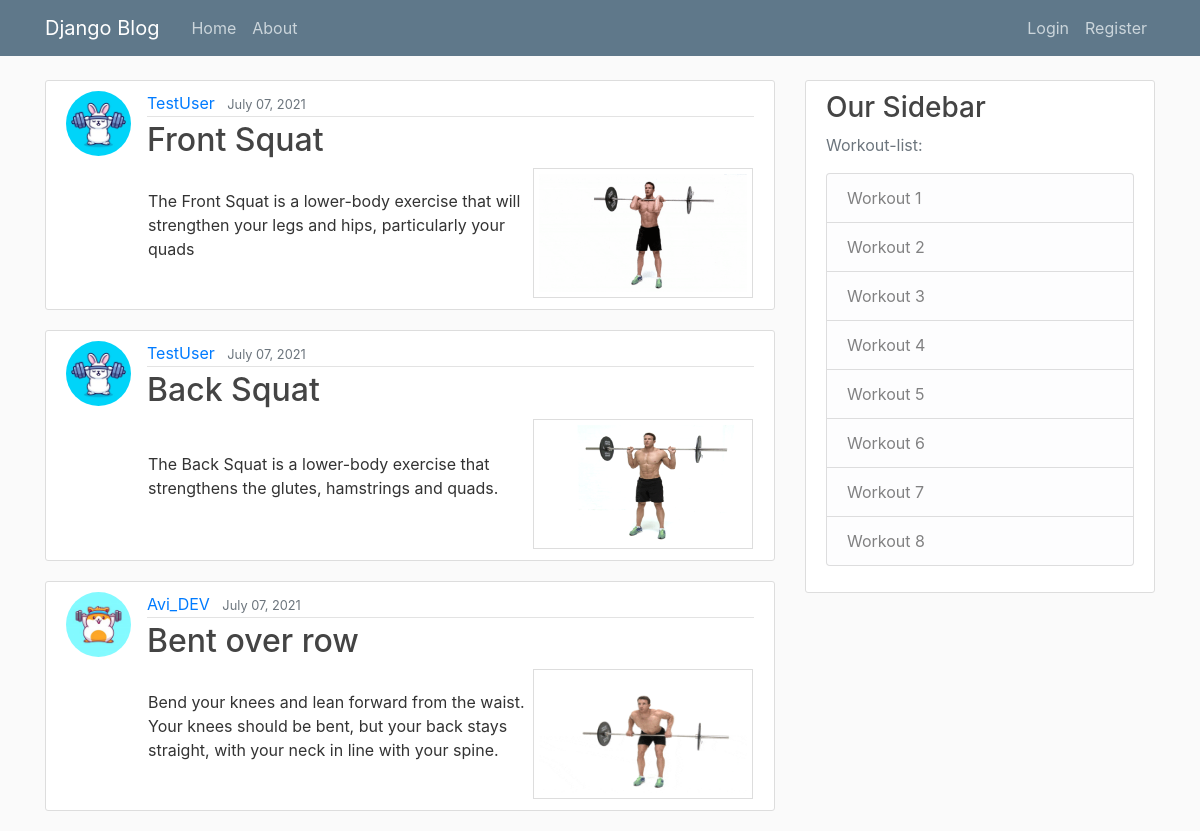
The app's page /, older data.
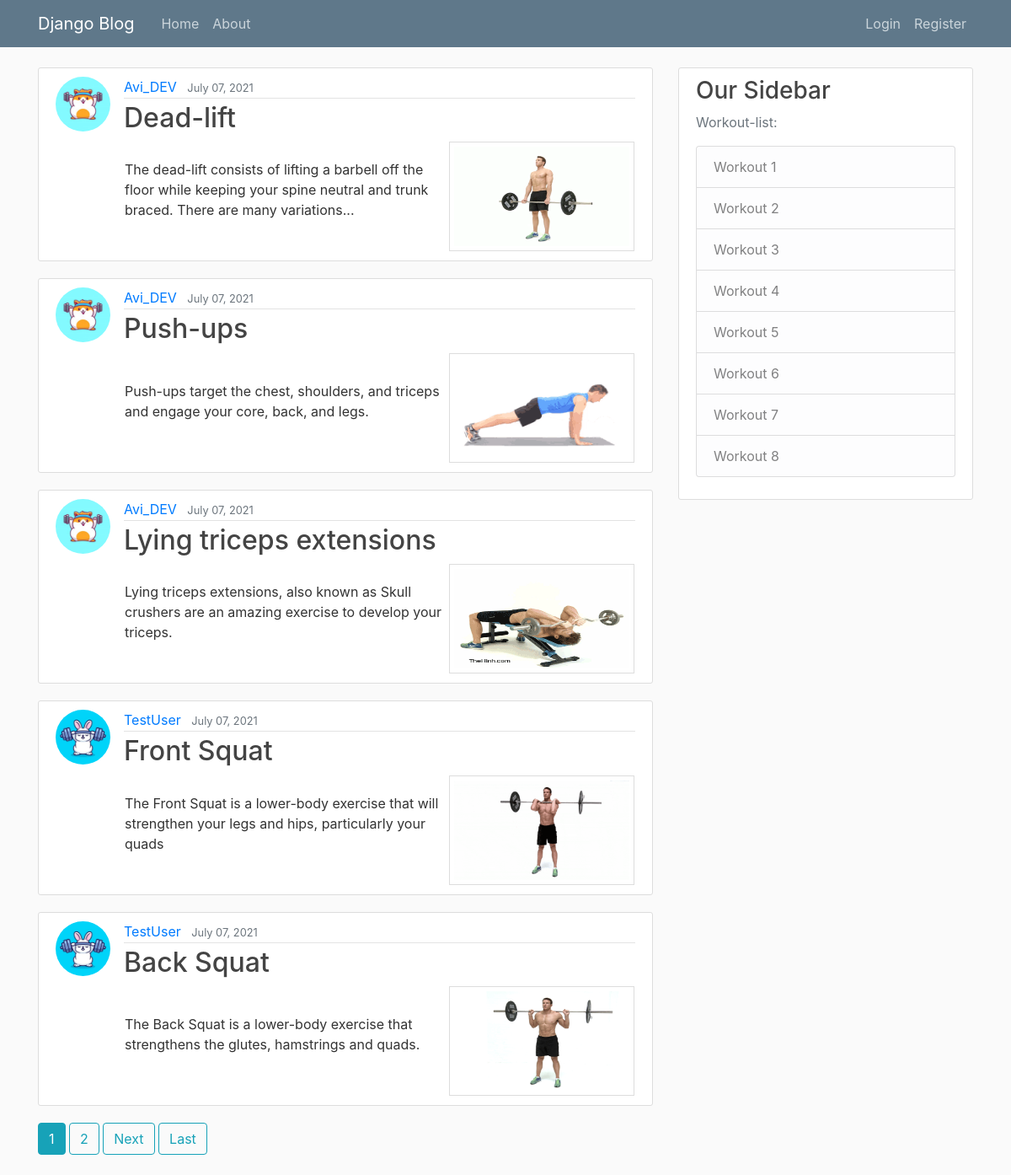
The same page, newer data.
### blog/models.py (models this page shows, shortened)
class Post(models.Model):
    title = models.CharField(max_length=100)
    header_image = models.ImageField(null=True, blank=True, upload_to="images/")
    content = models.TextField()
    date_posted = models.DateTimeField(default=timezone.now)
    author = models.ForeignKey(User, on_delete=models.CASCADE)

### users/models.py (models this page shows, shortened)
class Profile(models.Model):
    user = models.OneToOneField(User, on_delete=models.CASCADE)
    image = models.ImageField(default='default.jpg', upload_to='profile_pics')

### blog/views.py (the view)
# urls.py: path('', PostListView.as_view(), name='blog-home'),
class PostListView(ListView):
    model = Post
    template_name = 'blog/home.html'  # <app>/<model>_<viewtype>.html
    context_object_name = 'posts'
    ordering = ['-date_posted']
    paginate_by = 5

### blog/templates/blog/home.html (shortened to what this page needs)
{% extends "blog/base.html" %}
{% block content %}
    {% for post in posts %}
        <article class="media content-section">
          <img class="rounded-circle article-img" src="{{ post.author.profile.image.url }}">
          <div class="media-body">
            <div class="article-metadata">
              <a class="mr-2" href="{% url 'user-posts' post.author.username %}">{{ post.author }}</a>
              <small class="text-muted">{{ post.date_posted|date:"F d, Y" }}</small>
            </div>
            <html>
              <body >
                  <h2><a class="article-title" href="{% url 'post-detail' post.id %}">{{ post.title }}</a></h2>
                  <table>
                      <tr>
                      <td width=70%>
                          <p class="article-content">{{ post.content }}</p>
                      </td>
                      <td width=30% align="right">
                          <div class="exercise" <a target="_blank" href="{{post.header_image.url}}">
                          <img style="border: 1px solid #ddd;
                          padding: 5px;
                          height:130px;
                          width: 220px;" src="{{post.header_image.url}}"  alt="exercise">
                          </a></div>
                      </td>
                      </tr>
                  </table>
              </body>
            </html>
          </div>
        </article>
    {% endfor %}
    {% if is_paginated %}
      {% for num in page_obj.paginator.page_range %}
        {% if page_obj.number == num %}
          <a class="btn btn-info mb-4" href="?page={{ num }}">{{ num }}</a>
        {% elif num > page_obj.number|add:'-3' and num < page_obj.number|add:'3' %}
          <a class="btn btn-outline-info mb-4" href="?page={{ num }}">{{ num }}</a>
        {% endif %}
      {% endfor %}
      {% if page_obj.has_next %}
        <a class="btn btn-outline-info mb-4" href="?page={{ page_obj.next_page_number }}">Next</a>
        <a class="btn btn-outline-info mb-4" href="?page={{ page_obj.paginator.num_pages }}">Last</a>
      {% endif %}
    {% endif %}
{% endblock content %}

Row changes from the older to the newer data that the page shows:
no longer on this page (row unchanged): Post: author.profile.image (picture), author "Avi_DEV", date_posted "July 07, 2021", title "Bent over row", content "Bend your knees and lean forward from the waist. Your knees should be bent, but your back stays straight, with your neck in line with your spine.", header_image (picture)
added Post: author.profile.image (picture), author "Avi_DEV", date_posted "July 07, 2021", title "Dead-lift", content "The dead-lift consists of lifting a barbell off the floor while keeping your spine neutral and trunk braced. There are many variations...", header_image (picture)
added Post: author.profile.image (picture), author "Avi_DEV", date_posted "July 07, 2021", title "Push-ups", content "Push-ups target the chest, shoulders, and triceps and engage your core, back, and legs.", header_image (picture)
added Post: author.profile.image (picture), author "Avi_DEV", date_posted "July 07, 2021", title "Lying triceps extensions", content "Lying triceps extensions, also known as Skull crushers are an amazing exercise to develop your triceps.", header_image (picture)
Text that changed along with them:
new list line: "1"
new list line: "2"
text now shown: "Next Last"
